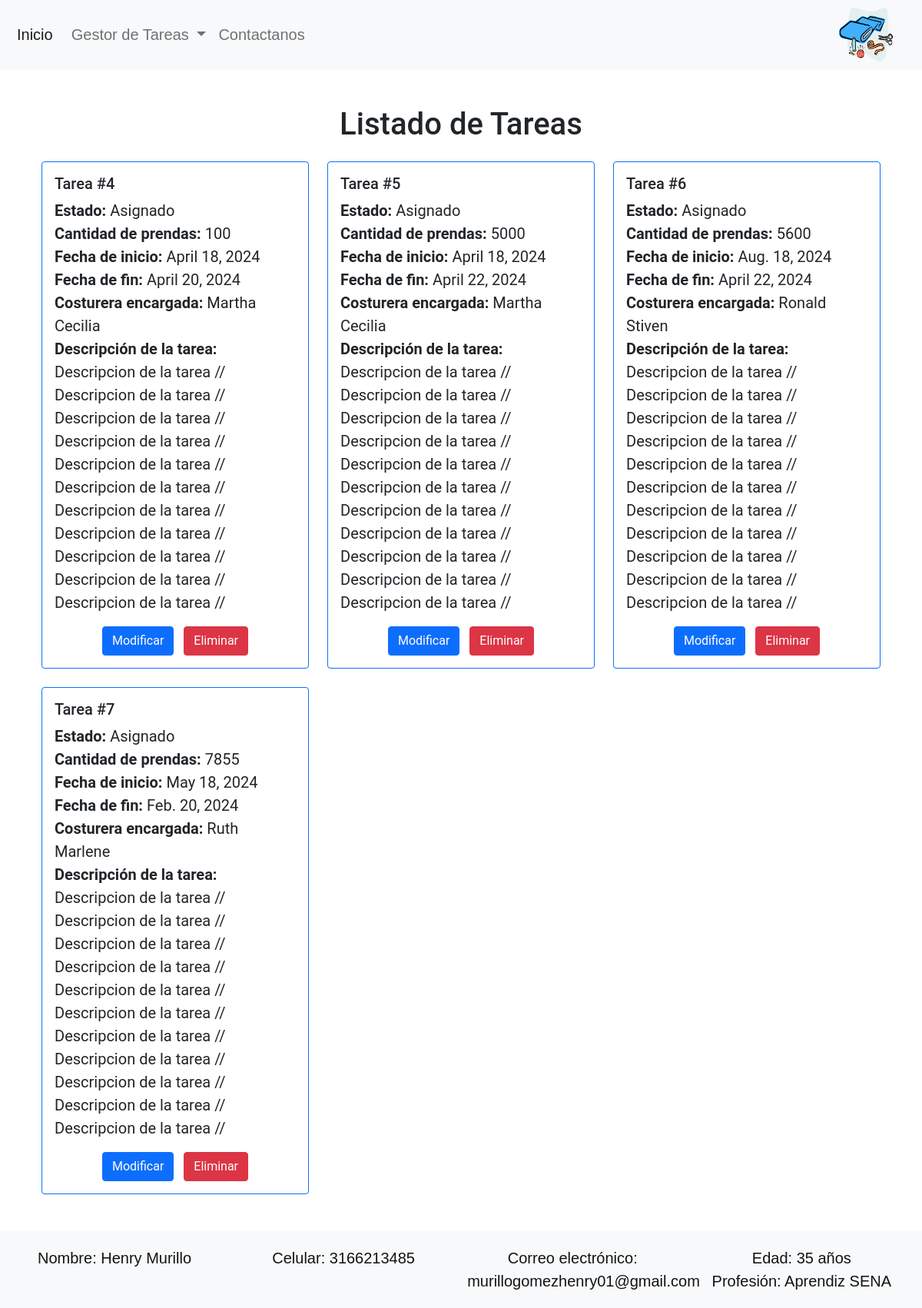
The page /listar_tareas/ on the database as committed earlier.
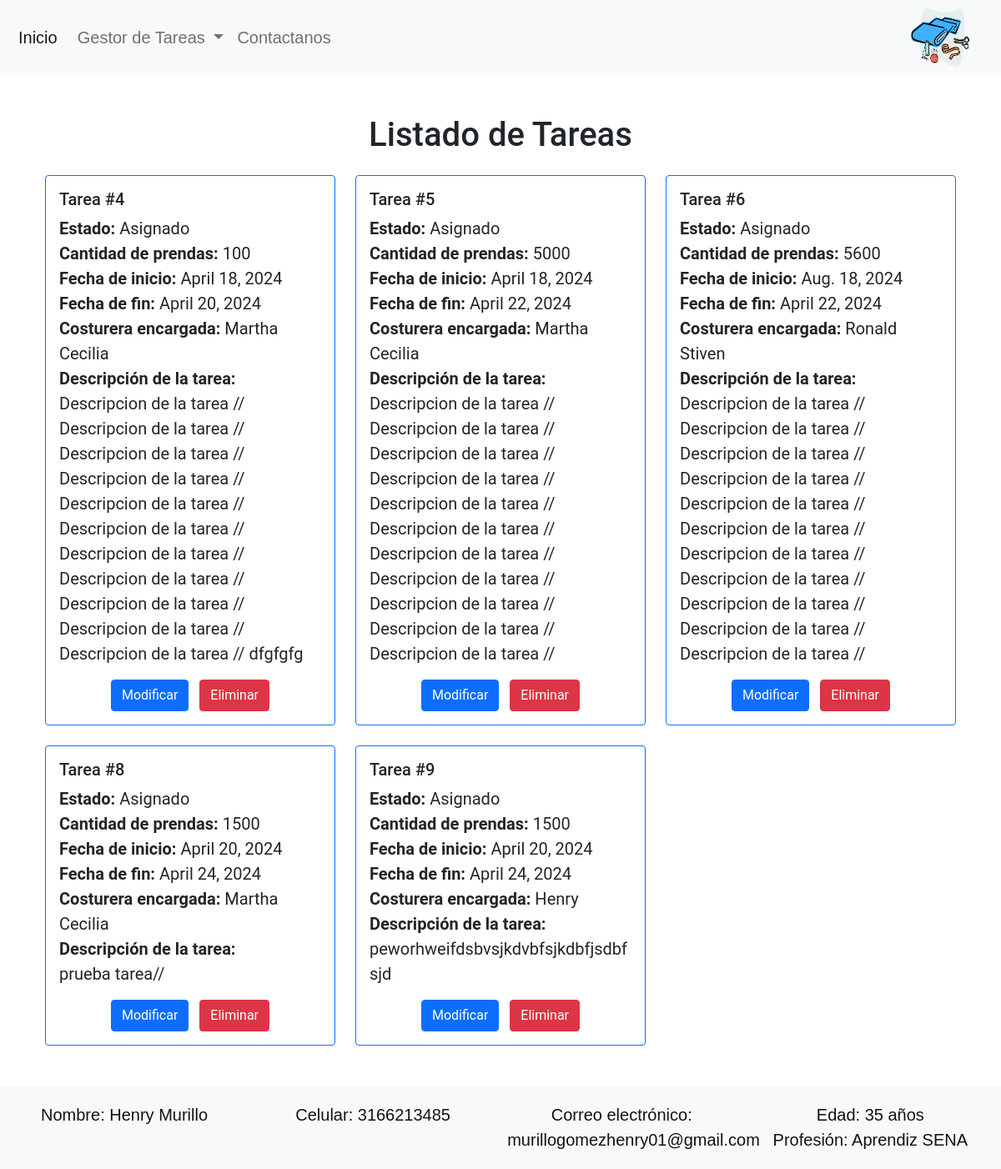
The same page on the database as committed later.
### fabrica/models.py (models this page shows)
class Tareas(models.Model):
    descripcion = models.TextField()
    cant_prendas = models.IntegerField()
    fecha_ini = models.DateField()
    fecha_fin = models.DateField()
    estado = models.ForeignKey(Estado, on_delete=models.CASCADE)
    fabrica = models.ForeignKey(Fabrica, on_delete=models.CASCADE)
    costurera = models.ForeignKey(Costureras, on_delete=models.SET_NULL, null=True, blank=True)

class Estado(models.Model):
    nombre = models.CharField(max_length=100)
    def __str__(self):
        return self.nombre

class Costureras(models.Model):
    GENERO_CHOICES = [
        ('M', 'Masculino'),
        ('F', 'Femenino'),
        ('O', 'Otro'),
    ]
    identificacion = models.CharField(primary_key=True, max_length=50)
    nombre = models.CharField(max_length=100)
    apellido = models.CharField(max_length=100)
    fecha_nacimiento = models.DateField()
    direccion = models.CharField(max_length=200)
    genero = models.CharField(max_length=1, choices=GENERO_CHOICES)
    def __str__(self):
        return self.nombre

### fabrica/views.py (the view)
# urls.py: path('listar_tareas/', views.lista_tareas, name='lista_tareas'),
def lista_tareas(request):
    tareas = Tareas.objects.all()
    return render(request, 'lista_tareas.html', {'tareas': tareas})

### templates/lista_tareas.html (shortened to what this page needs)
{% extends "layouts/app.html" %}
{% block content %}
<div class="container py-5">
  <h1 class="text-center mb-4">Listado de Tareas</h1>
  <div class="row row-cols-1 row-cols-md-2 row-cols-lg-3 g-4">
    {% for tarea in tareas %}
    <div class="col">
      <div class="card h-100 border border-primary">
        <div class="card-body">
          <h5 class="card-title">Tarea #{{ tarea.id }}</h5>
          <ul class="list-unstyled">
            <li><strong>Estado:</strong> {{ tarea.estado }}</li>
            <li><strong>Cantidad de prendas:</strong> {{ tarea.cant_prendas }}</li>
            <li><strong>Fecha de inicio:</strong> {{ tarea.fecha_ini }}</li>
            <li><strong>Fecha de fin:</strong> {{ tarea.fecha_fin }}</li>
            <li><strong>Costurera encargada:</strong> {{ tarea.costurera }}</li>
            <li><strong>Descripción de la tarea:</strong><br>{{ tarea.descripcion }}</li>
          </ul>
          <div class="text-center mt-3">
            <a href="{% url 'modificar_tarea' tarea.id %}" class="btn btn-primary me-2">Modificar</a>
            <a href="{% url 'eliminar_tarea' tarea.id %}" class="btn btn-danger">Eliminar</a>
          </div>
        </div>
      </div>
    </div>
    {% endfor %}
  </div>
</div>
{% endblock %}

### templates/layouts/app.html (shortened to what this page needs)
{% load static %}
<!DOCTYPE html>
<html lang="en">
<head>
  <link rel="stylesheet" href="https://cdn.jsdelivr.net/npm/bootstrap@5.0.0-beta3/dist/css/bootstrap.min.css">
  <link rel="stylesheet" href="{% static 'styles.css' %}">
</head>
<body>
  <nav class="navbar navbar-expand-lg navbar-light bg-light">
    <div class="container-fluid">
      <a class="navbar-brand" href="{% url 'index' %}">Inicio</a>
      <div class="collapse navbar-collapse" id="navbarNavDropdown">
        <ul class="navbar-nav me-auto">
          <li class="nav-item dropdown">
            <a class="nav-link dropdown-toggle" href="#" id="navbarDropdown" role="button" data-bs-toggle="dropdown"
              aria-expanded="false">
              Gestor de Tareas
            </a>
          </li>
          <li class="nav-item">
            <a class="nav-link" href="{% url 'contactanos' %}">Contactanos</a>
          </li>
        </ul>
        <div class="d-flex align-items-center">
          <img src="{% static 'imagen_contac.png' %}" alt="Contacto" class="me-3" style="width: 70px; height: 70px;">
        </div>
      </div>
    </div>
  </nav>
  <div class="container">
    {% block content %}{% endblock %}
  </div>
  <footer class="footer navbar navbar-light bg-light">
    <div class="container-fluid">
      <div class="row">
        <div class="col-md-3">
          <p class="mb-0">Nombre: Henry Murillo</p>
        </div>
        <div class="col-md-3">
          <p class="mb-0">Celular: 3166213485</p>
        </div>
        <div class="col-md-3">
          <p class="mb-0">Correo electrónico: murillogomezhenry01@gmail.com</p>
        </div>
        <div class="col-md-3">
          <p class="mb-0">Edad: 35 años</p>
          <p class="mb-0">Profesión: Aprendiz SENA</p>
        </div>
      </div>
    </div>
  </footer>
</body>
</html>

### static/styles.css (style rules this page uses)
* { box-sizing: border-box; padding: 0; margin: 0; }
body { display: flex; flex-direction: column; min-height: 100vh; margin: 0; position: relative; font-family: 'Roboto', sans-serif; font-size: 20px; }
.container { min-height: 100vh; padding-bottom: 100px; }
.navbar { background-color: #92a8aa; padding: 10px; text-align: right; font-family: "Gill Sans Extrabold", Helvetica, sans-serif; text-align: right; font-family: "Gill Sans Extrabold", Helvetica, sans-serif; }
footer.footer { position: fixed; bottom: 0; left: 0; width: 100%; height: auto; background-color: #92a8aa; color: #131313; text-align: center; font-family: "Gill Sans Extrabold", Helvetica, sans-serif; font-size: 20px; padding: 20px 0; }

Rows that differ between the two databases and show on the page:
removed Tareas: id "7", estado "Asignado", cant_prendas "7855", fecha_ini "May 18, 2024", fecha_fin "Feb. 20, 2024", costurera "Ruth Marlene", descripcion "Descripcion de la tarea // Descripcion de la tarea // Descripcion de la tarea // Descripcion de la tarea // Descripcion de la tarea // Descripcion de la tarea // Descripcion de la tarea // Descripcion de la tarea // Descripcion de la tarea // Descripcion de la tarea // Descripcion de la tarea //"
changed Tareas id 4: descripcion "…de la tarea //" → "…de la tarea // dfgfgfg"
added Tareas: id "8", estado "Asignado", cant_prendas "1500", fecha_ini "April 20, 2024", fecha_fin "April 24, 2024", costurera "Martha Cecilia", descripcion "prueba tarea//"
added Tareas: id "9", estado "Asignado", cant_prendas "1500", fecha_ini "April 20, 2024", fecha_fin "April 24, 2024", costurera "Henry", descripcion "peworhweifdsbvsjkdvbfsjkdbfjsdbfsjd"
